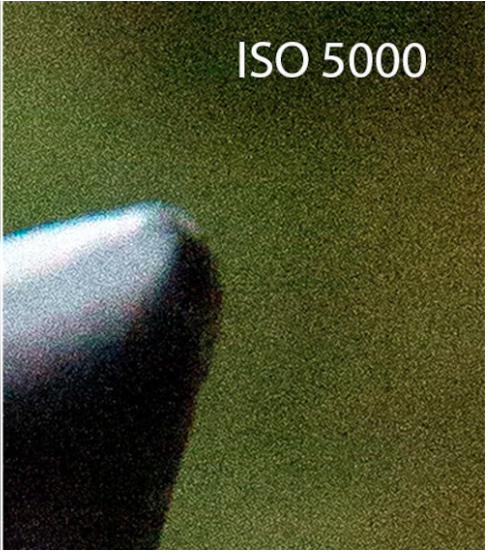
#> input picture notebooks/nlm1.png, 489 x 554 px
$ jupyter execute NLM.ipynb
#> lines starting #> are read from the running program, lines starting #| are printed output that depends on the picture
### src/NLM.py
import cv2

def filter(image, h=10, templateWindowSize=7, searchWindowSize=21):

    if len(image.shape) == 2:
        # Grayscale
        return cv2.fastNlMeansDenoising(image, None, h, templateWindowSize, searchWindowSize)
    else:
        # Color
        return cv2.fastNlMeansDenoisingColored(image, None, h, h, templateWindowSize, searchWindowSize)

### notebooks/NLM.ipynb
[cell 1]
import sys
sys.path.append('../src')
import cv2
import NLM
from matplotlib import pyplot as plt

# Cargar imagen
img = cv2.imread('nlm1.png')
#> img is the input picture: shape (554, 489, 3); mean B, G, R 47.5, 80.1, 75.3

# Aplicar filtro NLM
filtered = NLM.filter(img, h=10)
#> in filter, `return cv2.fastNlMeansDenoisingColored(image, None, h, h, templateWind..`:
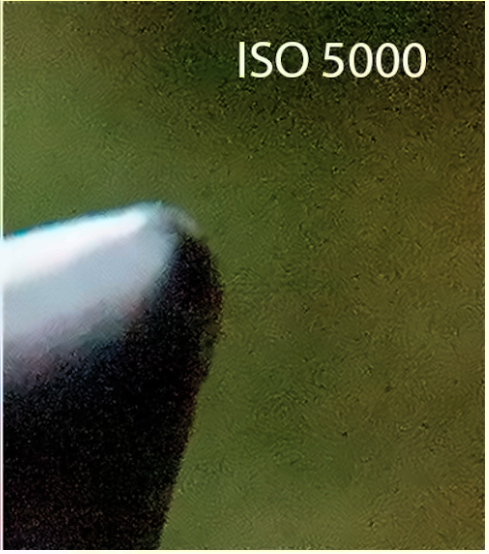
#> returned value: shape (554, 489, 3); mean of channels 0, 1, 2 45, 79.2, 74.5; drawn as B, G, R

# Mostrar comparación
fig, axes = plt.subplots(1, 2, figsize=(12, 6))
axes[0].imshow(cv2.cvtColor(img, cv2.COLOR_BGR2RGB))
axes[0].set_title('Original')
axes[0].axis('off')
axes[1].imshow(cv2.cvtColor(filtered, cv2.COLOR_BGR2RGB))
axes[1].set_title('NLM Filtered')
axes[1].axis('off')
plt.show()
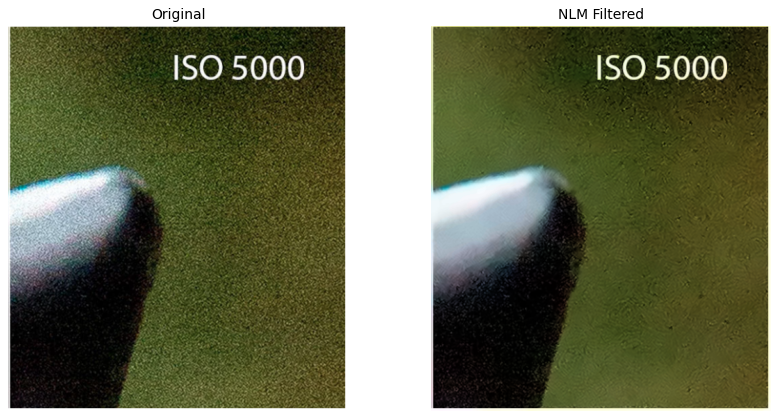
#> figure drawn by matplotlib, 2 panels
